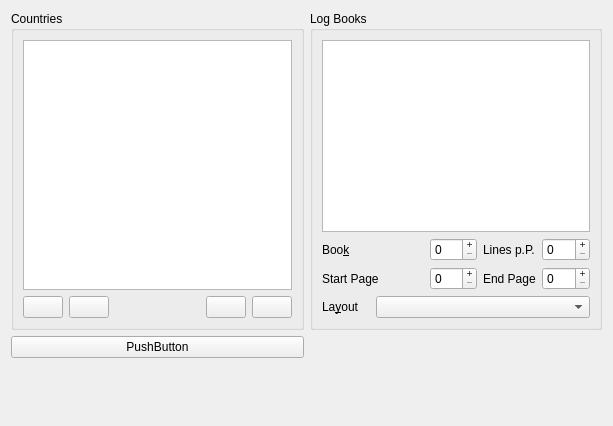
<?xml version="1.0" encoding="UTF-8"?>
<ui version="4.0">
 <class>MiscellaneousWidget</class>
 <widget class="QWidget" name="MiscellaneousWidget">
  <property name="geometry">
   <rect>
    <x>0</x>
    <y>0</y>
    <width>613</width>
    <height>426</height>
   </rect>
  </property>
  <property name="windowTitle">
   <string>Form</string>
  </property>
  <layout class="QGridLayout">
   <item row="0" column="0">
    <layout class="QGridLayout">
     <item row="2" column="0">
      <widget class="QGroupBox" name="groupBox">
       <property name="title">
        <string>Countries</string>
       </property>
       <layout class="QGridLayout">
        <item row="0" column="0">
         <layout class="QVBoxLayout">
          <item>
           <widget class="QTableView" name="countriesTable"/>
          </item>
          <item>
           <layout class="QHBoxLayout">
            <item>
             <widget class="QPushButton" name="pushButton_new">
              <property name="text">
               <string/>
              </property>
              <property name="icon">
               <iconset>
                <normaloff>:/images/images/adept_install.png</normaloff>:/images/images/adept_install.png</iconset>
              </property>
             </widget>
            </item>
            <item>
             <widget class="QPushButton" name="pushButton_delete">
              <property name="text">
               <string/>
              </property>
              <property name="icon">
               <iconset>
                <normaloff>:/images/images/adept_purge.png</normaloff>:/images/images/adept_purge.png</iconset>
              </property>
             </widget>
            </item>
            <item>
             <spacer>
              <property name="orientation">
               <enum>Qt::Horizontal</enum>
              </property>
              <property name="sizeHint" stdset="0">
               <size>
                <width>20</width>
                <height>20</height>
               </size>
              </property>
             </spacer>
            </item>
            <item>
             <widget class="QPushButton" name="pushButton_revert">
              <property name="text">
               <string/>
              </property>
              <property name="icon">
               <iconset>
                <normaloff>:/images/images/button_cancel.png</normaloff>:/images/images/button_cancel.png</iconset>
              </property>
             </widget>
            </item>
            <item>
             <widget class="QPushButton" name="pushButton_submit">
              <property name="text">
               <string/>
              </property>
              <property name="icon">
               <iconset>
                <normaloff>:/images/images/button_ok.png</normaloff>:/images/images/button_ok.png</iconset>
              </property>
             </widget>
            </item>
           </layout>
          </item>
         </layout>
        </item>
       </layout>
      </widget>
     </item>
     <item row="4" column="0">
      <spacer>
       <property name="orientation">
        <enum>Qt::Vertical</enum>
       </property>
       <property name="sizeHint" stdset="0">
        <size>
         <width>20</width>
         <height>40</height>
        </size>
       </property>
      </spacer>
     </item>
     <item row="4" column="1">
      <spacer>
       <property name="orientation">
        <enum>Qt::Horizontal</enum>
       </property>
       <property name="sizeHint" stdset="0">
        <size>
         <width>40</width>
         <height>20</height>
        </size>
       </property>
      </spacer>
     </item>
     <item row="2" column="1">
      <widget class="QGroupBox" name="logBooks">
       <property name="title">
        <string>Log Books</string>
       </property>
       <layout class="QGridLayout" name="gridLayout_3">
        <item row="0" column="0">
         <layout class="QGridLayout" name="gridLayout_2">
          <item row="0" column="0">
           <widget class="QListView" name="logBookTable"/>
          </item>
          <item row="1" column="0">
           <layout class="QGridLayout" name="gridLayout">
            <item row="0" column="0" colspan="2">
             <widget class="QLabel" name="book_label">
              <property name="text">
               <string>Boo&amp;k</string>
              </property>
              <property name="buddy">
               <cstring>book_spinBox</cstring>
              </property>
             </widget>
            </item>
            <item row="0" column="2">
             <widget class="QSpinBox" name="book_spinBox">
              <property name="buttonSymbols">
               <enum>QAbstractSpinBox::PlusMinus</enum>
              </property>
             </widget>
            </item>
            <item row="0" column="3">
             <widget class="QLabel" name="lines_label">
              <property name="text">
               <string>Lines p.P.</string>
              </property>
              <property name="buddy">
               <cstring>lines_spinBox</cstring>
              </property>
             </widget>
            </item>
            <item row="0" column="4">
             <widget class="QSpinBox" name="lines_spinBox">
              <property name="readOnly">
               <bool>false</bool>
              </property>
              <property name="buttonSymbols">
               <enum>QAbstractSpinBox::PlusMinus</enum>
              </property>
             </widget>
            </item>
            <item row="1" column="0" colspan="2">
             <widget class="QLabel" name="start_label">
              <property name="text">
               <string>Start Page</string>
              </property>
              <property name="buddy">
               <cstring>start_spinBox</cstring>
              </property>
             </widget>
            </item>
            <item row="1" column="2">
             <widget class="QSpinBox" name="start_spinBox">
              <property name="buttonSymbols">
               <enum>QAbstractSpinBox::PlusMinus</enum>
              </property>
              <property name="maximum">
               <number>999</number>
              </property>
             </widget>
            </item>
            <item row="1" column="3">
             <widget class="QLabel" name="end_label">
              <property name="text">
               <string>End Page</string>
              </property>
              <property name="buddy">
               <cstring>end_spinBox</cstring>
              </property>
             </widget>
            </item>
            <item row="1" column="4">
             <widget class="QSpinBox" name="end_spinBox">
              <property name="buttonSymbols">
               <enum>QAbstractSpinBox::PlusMinus</enum>
              </property>
              <property name="maximum">
               <number>999</number>
              </property>
             </widget>
            </item>
            <item row="2" column="0">
             <widget class="QLabel" name="layout_label">
              <property name="text">
               <string>La&amp;yout</string>
              </property>
              <property name="buddy">
               <cstring>comboBox</cstring>
              </property>
             </widget>
            </item>
            <item row="2" column="1" colspan="4">
             <widget class="QComboBox" name="comboBox"/>
            </item>
           </layout>
          </item>
         </layout>
        </item>
       </layout>
      </widget>
     </item>
     <item row="3" column="0">
      <widget class="QPushButton" name="pushButton">
       <property name="text">
        <string>PushButton</string>
       </property>
      </widget>
     </item>
    </layout>
   </item>
  </layout>
 </widget>
 <resources/>
 <connections/>
</ui>
